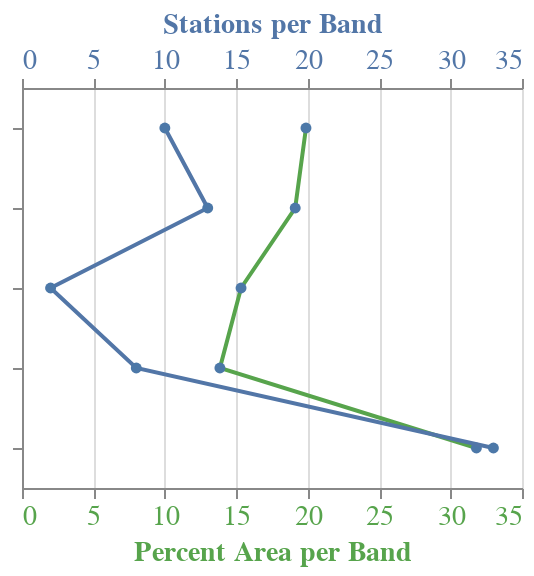

Notebook code for this chart:
### Code cell
canopy_base = alt.Chart(area_by_canopy).encode(
    alt.Y("canopy_band:O", scale=alt.Scale(reverse=True), axis=alt.Axis(labels=False, title=None,labelFontSize=14, titleFontSize=14))
)

canopy_area = canopy_base.mark_line(point=True, color='#57A44C').encode(
    alt.X('percent_area').axis(title='Percent Area per Band', titleColor='#57A44C', labelColor='#57A44C',labelFontSize=14, titleFontSize=14) #
)

canopy_stations = canopy_base.mark_line(point=True, color='#5276A7').encode(
    alt.X('stations_per_band').axis(title='Stations per Band', titleColor='#5276A7', labelColor='#5276A7',labelFontSize=14, titleFontSize=14)
)

canopy_chart = alt.layer(canopy_area, canopy_stations).resolve_scale(
    x='independent'
).properties(
    width=250,
    height=200
    )

canopy_chart

### Figure 1 — Vega-Lite specification as saved in the notebook (floating-point values rounded to 4 significant figures)
{"config": {"view": {"continuousWidth": 300, "continuousHeight": 300}}, "layer": [{"mark": {"type": "line", "color": "#57A44C", "point": true}, "encoding": {"x": {"axis": {"title": "Percent Area per Band", "titleColor": "#57A44C", "labelColor": "#57A44C", "labelFontSize": 14, "titleFontSize": 14}, "field": "percent_area", "type": "quantitative"}, "y": {"axis": {"labelFontSize": 14, "labels": false, "title": null, "titleFontSize": 14}, "field": "canopy_band", "scale": {"reverse": true}, "type": "ordinal"}}}, {"mark": {"type": "line", "color": "#5276A7", "point": true}, "encoding": {"x": {"axis": {"title": "Stations per Band", "titleColor": "#5276A7", "labelColor": "#5276A7", "labelFontSize": 14, "titleFontSize": 14}, "field": "stations_per_band", "type": "quantitative"}, "y": {"axis": {"labelFontSize": 14, "labels": false, "title": null, "titleFontSize": 14}, "field": "canopy_band", "scale": {"reverse": true}, "type": "ordinal"}}}], "data": {"name": "data-a2e0675eaa44a0a3db1ea6d0489c248c"}, "height": 200, "resolve": {"scale": {"x": "independent"}}, "width": 250, "$schema": "https://vega.github.io/schema/vega-lite/v5.20.1.json", "datasets": {"data-a2e0675eaa44a0a3db1ea6d0489c248c": [{"canopy_band": [0, 20], "area_per_band": 24700.0, "stations_per_band": 33, "percent_area": 31.81}, {"canopy_band": [20, 40], "area_per_band": 10760.0, "stations_per_band": 8, "percent_area": 13.85}, {"canopy_band": [40, 60], "area_per_band": 11910.0, "stations_per_band": 2, "percent_area": 15.33}, {"canopy_band": [60, 80], "area_per_band": 14850.0, "stations_per_band": 13, "percent_area": 19.12}, {"canopy_band": [80, 100], "area_per_band": 15440.0, "stations_per_band": 10, "percent_area": 19.88}]}}
